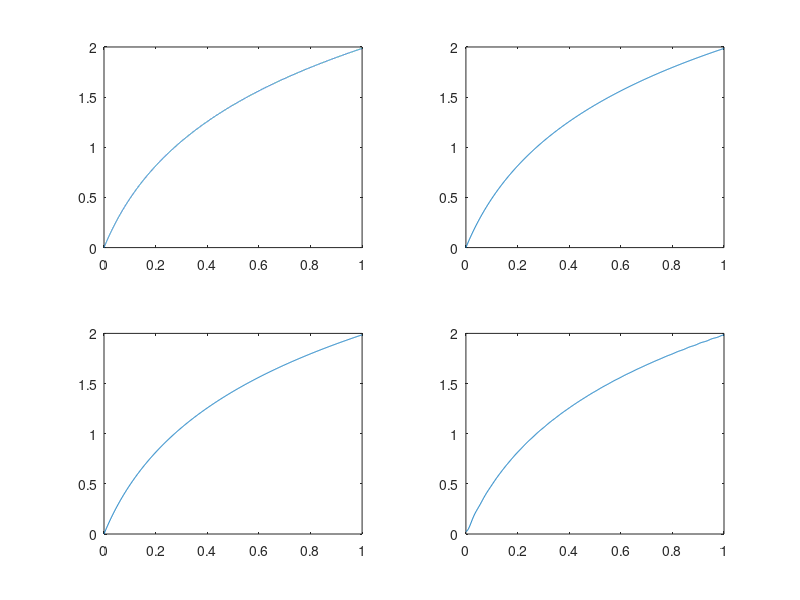
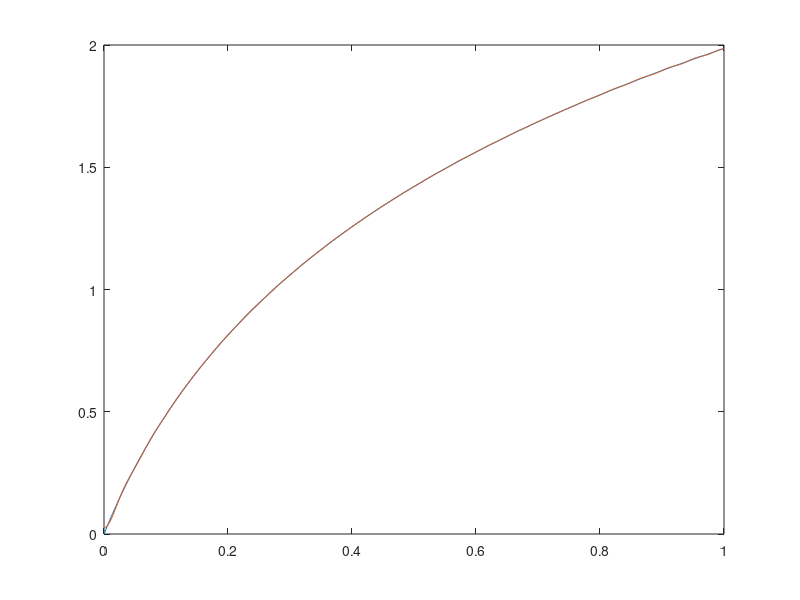

Recreate these plots in MATLAB, in order.
% Example 13.11 : checking DCT and DFT compression
close all
clear all
thr = .01; isw = 3;

x = 0:.001:1;
xx = 0:.0001:1;

if isw == 1
  y = exp(3*x) .* sin(100*pi*x.^2) ./ (1 + 20*x.^2);
  yy = exp(3*xx) .* sin(100*pi*xx.^2) ./ (1 + 20*xx.^2);
elseif isw == 2
  y = exp(-(x-.5).^2).* sin(20*pi*x) ./   (1 + 20*x.^2);
  yy = exp(-(xx-.5).^2).* sin(20*pi*xx) ./   (1 + 20*xx.^2);
elseif isw == 3
    y = log(1 + 2*pi*x);
    yy = log(1 + 2*pi*xx);    
end
subplot(2,2,1)
plot (xx,yy)

subplot(2,2,2)
plot (x,y)

% compress with fft

yhf = fft(y);
m = length(y); mf = m;
nyhf = norm(yhf)/ sqrt(m);
for i = 1:m
    if(abs(yhf(i)) < thr*nyhf), yhf(i) = 0; mf = mf - 1; end
end
ynf = ifft(yhf);
% number of remaining nonzero coefficients and compression error
mf  
errf = norm(real(ynf)-y)/norm(y)

subplot(2,2,3)
plot (x,real(ynf))

% compress with dct

yhc = dct(y);
m = length(y); mc = m;
nyhc = norm(yhc)/ sqrt(m);
for i = 1:m
    if(abs(yhc(i)) < thr*nyhc), yhc(i) = 0; mc = mc - 1; end
end
ync = idct(yhc);
% number of remaining nonzero coefficients and compression error
mc
errc = norm(ync-y)/norm(y)

subplot(2,2,4)
plot (x,ync)

figure(2)
plot(x,y,x,ync)
figure(1)





